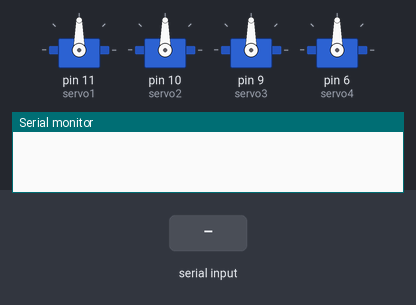
The sketch below on a simulated Arduino Uno, built with avr-gcc and run on an emulated ATmega328P. Shown: 4 × servo, the last lines printed to the serial monitor. The test bench sets the inputs (shaded band).

Above: at 1.3 s.
1.4 s: "left" received over Serial
At 3.7 s:
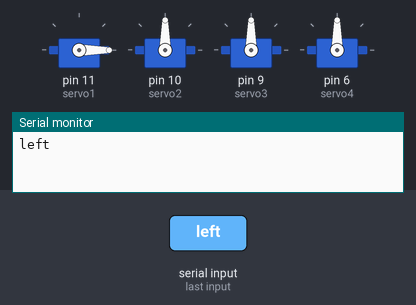
4.4 s: "right" received over Serial
At 6.2 s:
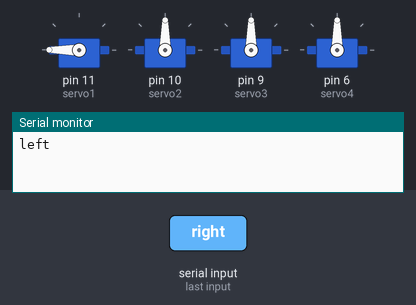
7.4 s: "up" received over Serial
At 8.7 s:
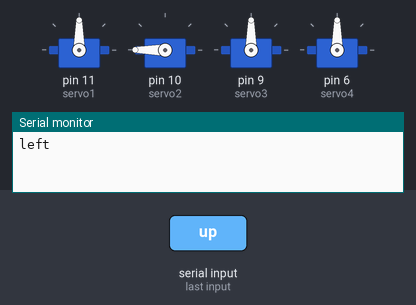
10.4 s: "down" received over Serial
At 12.2 s:
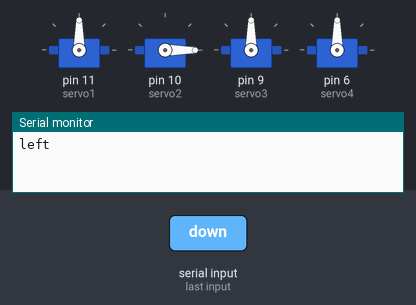
13.4 s: "pick" received over Serial
At 15.2 s:
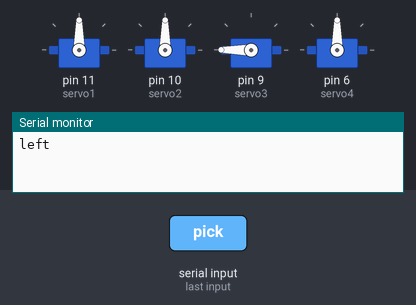
16.4 s: "lift" received over Serial
At 18.0 s:
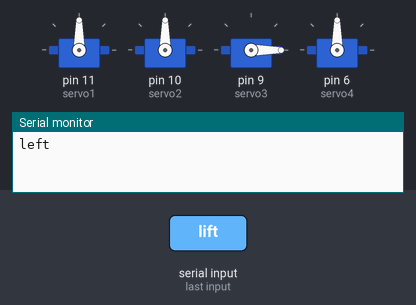
Timing chart, 0 to 19.9 s (numbered marks = the images above; inputs shaded):
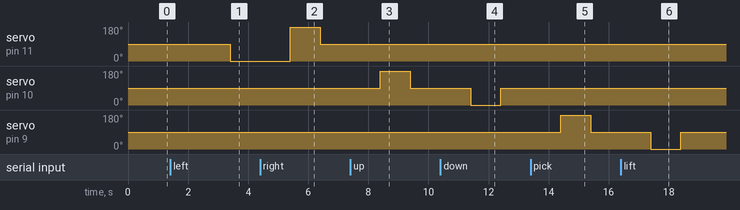

The sketch:

speech_recognizer_4dof_robotic_arm_serial.ino
```cpp
#include <SoftwareSerial.h>
#include <Servo.h>

Servo servo1, servo2, servo3, servo4;

SoftwareSerial BTSerial(0, 1); // RX, TX


// Variables to store the current angle of each servo
int servo1Angle = 0;
int servo2Angle = 0;
int servo3Angle = 0;
int servo4Angle = 0;

void setup() {
  Serial.begin(9600);
  delay(100);

  servo1.attach(11);
  servo2.attach(10);
  servo3.attach(9);
  servo4.attach(6);


}

void loop() {
  if (Serial.available()>0) {
    String command = Serial.readString();
    //command.toLowerCase();

    //delay(100);
    if (command == "left") {
      servo1.write(90);
      delay(1000);
      servo1.write(0);
      Serial.println(command);
    }
    else if (command == "right") {
      servo1.write(180);
      delay(1000);
      servo1.write(90);
    }
    else if (command == "up") {
      servo2.write(180);
      delay(1000);
      servo2.write(90);
    }
    else if (command == "down") {
      servo2.write(0);
      delay(1000);
      servo2.write(90);
    }
    else if (command == "pick") {
      servo3.write(180);
      delay(1000);
      servo3.write(90);
    }
    else if (command == "lift") {
      servo3.write(0);
      delay(1000);
      servo3.write(90);
    }
    else if (command == "grip") {
      servo4.write(180);
      delay(1000);
      servo4.write(90);
    }
    else if (command == "release") {
      servo4.write(0);
      delay(1000);
      servo4.write(90);
    }
  }
}
```

Measured:
- after the input at 1.4 s, servo on pin 11 (servo1): 90° → 0° after 2.0 s
- after the input at 4.4 s, servo on pin 11 (servo1): 0° → 180° after 1.0 s, → 90° 1.0 s later
- after the input at 7.4 s, servo on pin 10 (servo2): 90° → 180° after 1.0 s, → 90° 1.0 s later
- after the input at 10.4 s, servo on pin 10 (servo2): 90° → 0° after 1.0 s, → 90° 1.0 s later
- after the input at 13.4 s, servo on pin 9 (servo3): 90° → 180° after 1.0 s, → 90° 1.0 s later
- after the input at 16.4 s, servo on pin 9 (servo3): 90° → 0° after 1.0 s, → 90° 1.0 s later
